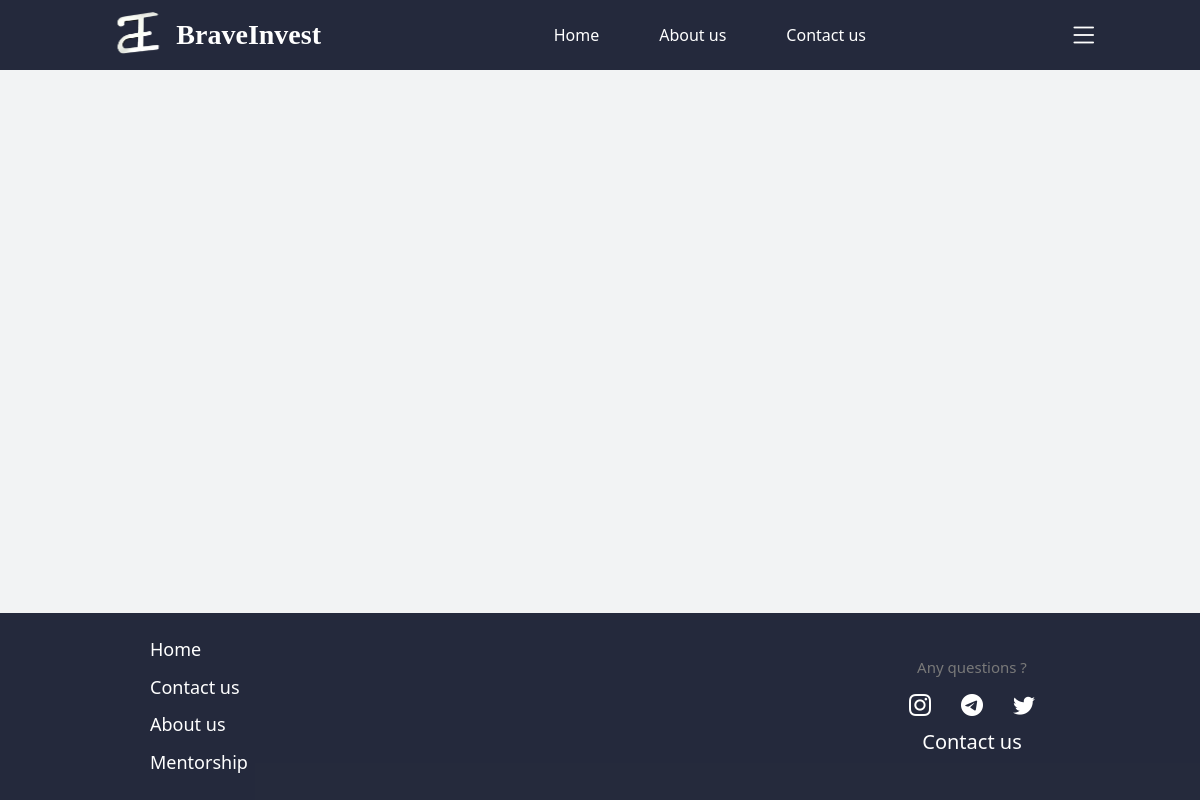
Page /users/staff/page/questions/ (signed in) on the earlier database version.
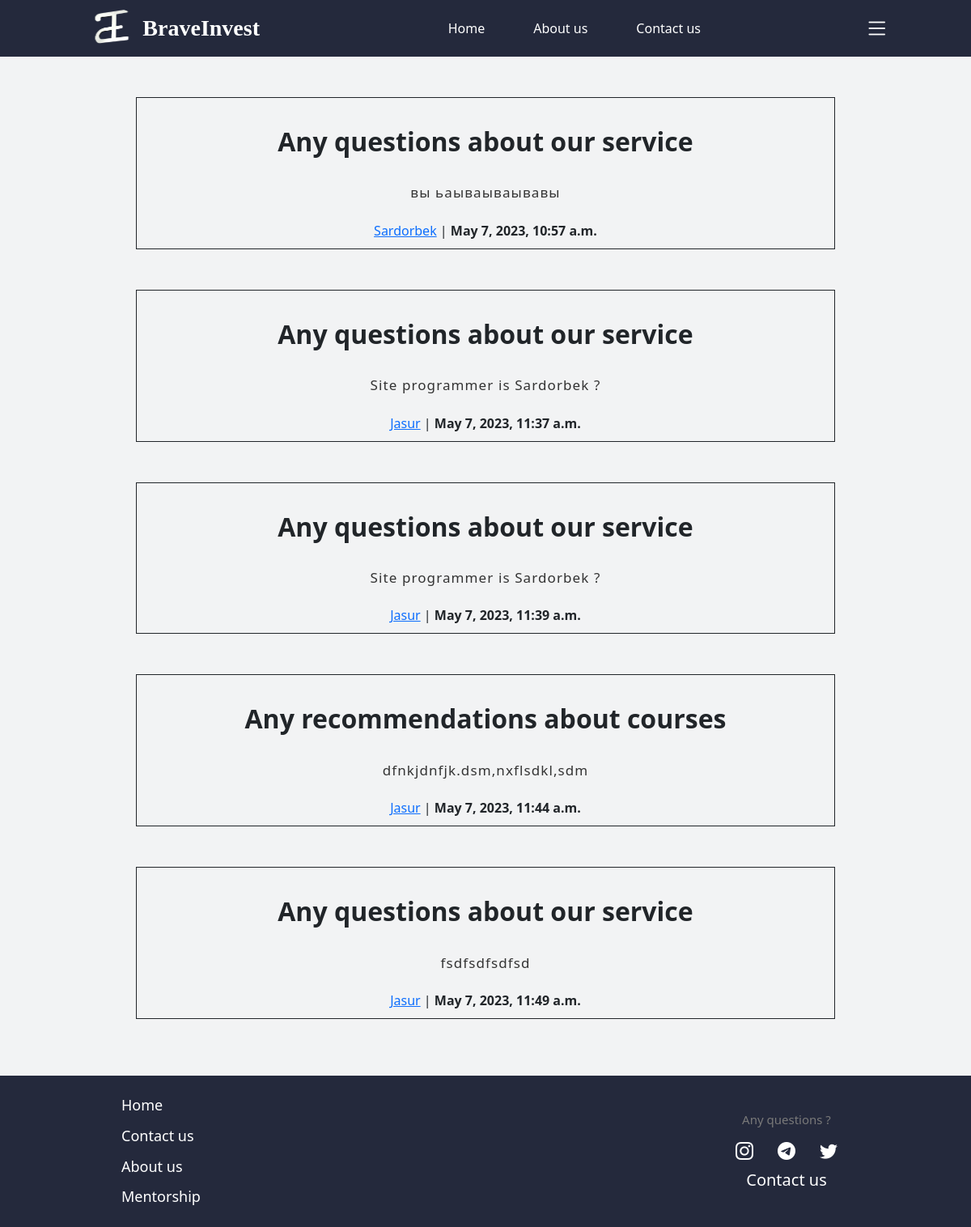
Same page on the later database version.
### invest/models.py (models this page shows, shortened)
class Questions(models.Model):
    TOPIC_COISES = [
        ("Any questions about our service","Any questions about our service?"),
        ("Any recommendations about courses","Any recommendations about courses?"),
        ("Any issues?", "Any issues"),
        ("Support us..", "Support us"),
    ]
    user = models.ForeignKey(User, on_delete=models.CASCADE)
    topic = models.CharField(max_length=200, choices=TOPIC_COISES, default="Any questions about our service")
    text = models.TextField()
    created_at = models.DateTimeField(default=timezone.now)

class User(AbstractUser):
    black_theme = models.BooleanField(default=False)
    profile_picture = models.ImageField(blank=True, null=True)

### invest/views.py (the view)
# urls.py: path("users/staff/page/questions/", QuestionsView.as_view(), name="questions"),
class QuestionsView(View):
    def get(self, request):
        questions = Questions.objects.all()
        return render(request, "questions.html", {"quest":questions})

### templates/questions.html
{% extends 'base.html' %}
{% block content %}
<div class="habits-content">
    {% if quest %}
        {% for q in quest %}
            <div class="you-vid">
                <div class="note">
                    <h2>{{ q.topic }}</h2>
                    <p>{{ q.text }}</p>
                    <a href="{% url 'profile' q.user.id %}">{{ q.user.username }}</a>
                     | <b>{{ q.created_at }}</b>
                </div>
            </div>
        {% endfor %}
    {% endif %}
</div>
{% endblock content %}

### templates/base.html (shortened to what this page needs)
{% url 'home' as home_url %}
{% url 'about_us' as about_us %}
{% url 'contacts_us' as contacts_us %}
{% url 'mentorship' as mentorship_url %}
{% load static %}
<!DOCTYPE html>
<html lang="en">
<head>
    <link href="https://cdn.jsdelivr.net/npm/bootstrap@5.2.3/dist/css/bootstrap.min.css" rel="stylesheet">
    <link rel="stylesheet" href="{% static 'css/style.css' %}">
    <link rel="stylesheet" href="https://cdn.jsdelivr.net/npm/bootstrap-icons@1.10.2/font/bootstrap-icons.css">
</head>
<body>
    <div class="wrapper">
    <header>
        <div id="nav" class="nav {% if request.path == home_url or request.path == about_us %}nav-fixed{% endif %}">
            <div class="nav-logo">
                <a href="{% url 'home' %}">
                <img class="nav-logotip" src="{% static 'images/1676526553026.png' %}" alt="">
                <h3>BraveInvest</h3>
            </a>
            </div>
            <div class="nav-links">
                <ul>
                    <li><a class="{% if request.path == home_url %}nav-link-active{% endif %}" href="{% url 'home' %}">Home</a></li>
                    <li><a class="{% if request.path == about_us %}nav-link-active{% endif %}" href="{% url 'about_us' %}">About us</a></li>
                    <li style="margin-right: 0"><a class="{% if request.path == contacts_us %}nav-link-active{% endif %}" href="{% url 'contacts_us' %}">Contact us</a></li>
                </ul>
            </div>
            <div class="nav-aside-burger">
                <a href="#" style="font-size:30px; color:#fff"><i class="bi bi-list"></i></a>
            </div>
        </div>
    </header>
    <main>
        {% block content %}{% endblock content %}
    </main>
    <footer>
        <div class="base-footer">
            <div class="foot-links">
                <ul>
                    <li><a href="{% url 'home' %}">Home</a></li>
                    <li><a href="{% url 'contacts_us' %}">Contact us</a></li>
                    <li><a href="{% url 'about_us' %}">About us</a></li>
                    <li><a href="{{ mentorship_url }}">Mentorship</a></li>
                </ul>
            </div>
            <div class="foot-sot-links">
                <p>Any questions ?</p>
                <ul>
                    <li><a target="blank" href="https://instagram.com/_brave_l?igshid=ZDdkNTZiNTM="><i class="bi bi-instagram"></i></a></li>
                    <li><a target="blank" href="https://t.me/forever_with_ra1n"><i class="bi bi-telegram"></i></a></li>
                    <li><a target="blank" href="https://twitter.com/braveeinvest"><i class="bi bi-twitter"></i></a></li>
                </ul>
                <a class="foot-sot-contact-link">Contact us</a>
            </div>
        </div>
    </footer>
</div>
</body>
</html>

### static/css/style.css (style rules this page uses)
html, body { height: 100%; background-color: #f2f3f4; }
.wrapper { display: flex; flex-direction: column; height: 100%; }
main { flex: 1 1 auto; }
footer { flex: 0 0 auto; }
header { position: sticky; z-index: 500; top: 0; }
.nav { display: flex; justify-content: space-around; align-items: center; background-color: #090e23e0; position: sticky; padding: 10px 0; background-position: center; top: 0; width: 100%; z-index: 100; }
.nav-logo h3 { font-weight: revert; }
.nav-links ul { display: flex; list-style: none; padding: 0; margin: 0; }
.nav-links li { margin: auto 30px; }
.nav-logo { display: flex; align-items: center; font-family: initial; }
.nav-logotip { width: 75px; height: 50px; border-radius: 50%; }
.nav-logo a { display: flex; text-decoration: none; color: #fff; align-items: center; }
.nav-links a { text-decoration: none; color: #fff; transition: 0.3s; }
.nav-links a { position: relative; }
.nav-links a::after { content: ""; position: absolute; width: 0%; transition: 0.5s; background-color: yellowgreen; border-radius: 15px; bottom: -6px; height: 3.5px; left: 0; margin: auto; right: 0; }
div#nav h3 { margin: 0; }
.base-footer { background-color: #090e23e0; margin: 20px 0 0px; display: flex; padding: 18px 150px; align-items: center; font-size: 18px; justify-content: space-between; color: #fff; }
.foot-sot-links p { margin: 0; font-size: 15px; color: #797979; margin: 0px; }
.foot-links ul { line-height: 210%; }
.base-footer ul { margin: 0; list-style: none; padding: 0; }
.base-footer a { color: white; text-decoration: none; }
.foot-sot-links ul { display: flex; margin-top: 10px; margin-bottom: 5px; }
.foot-sot-links { text-align: center; }
a.foot-sot-contact-link { font-size: 20px; }
.foot-sot-links li { margin: 0 15px; font-size: 22px; }
.foot-links li a { position: relative; }
.foot-links li a:after { content: ""; position: absolute; width: 0%; transition: 0.5s; background-color: yellowgreen; border-radius: 15px; bottom: -6px; height: 3px; left: 0; margin: auto; }
.habits-content { width: 80%; margin: 50px auto; }
.you-vid { text-align: center; margin: 50px 0; }
.you-vid h2 { margin: 25px 0px; font-weight: 700; }
.note { width: 90%; border: solid 1px; padding: 10px 20px; margin: auto; }
.note p { font-size: 17px; color: #333; line-height: 220%; font-weight: 500; letter-spacing: 1.1px; }
@media (max-width:1267px) { .nav { position: relative; } }
@media (max-width:1267px) { header { position: relative; } }

Differences in the rows shown:
added Questions: topic "Any questions about our service", text "вы ьаываываывавы", user.username "Sardorbek", created_at "May 7, 2023, 10:57 a.m."
added Questions: topic "Any questions about our service", text "Site programmer is Sardorbek ?", user.username "Jasur", created_at "May 7, 2023, 11:37 a.m."
added Questions: topic "Any questions about our service", text "Site programmer is Sardorbek ?", user.username "Jasur", created_at "May 7, 2023, 11:39 a.m."
added Questions: topic "Any recommendations about courses", text "dfnkjdnfjk.dsm,nxflsdkl,sdm", user.username "Jasur", created_at "May 7, 2023, 11:44 a.m."
added Questions: topic "Any questions about our service", text "fsdfsdfsdfsd", user.username "Jasur", created_at "May 7, 2023, 11:49 a.m."
